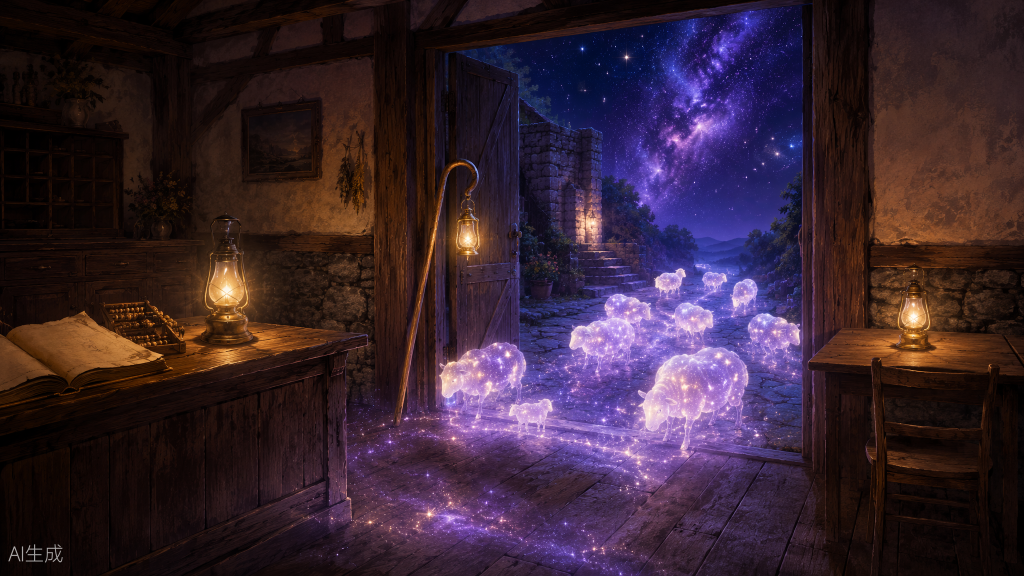
#> input picture games/inn/scenes/event06/ch4.png, 2048 x 1152 px, found by its file name (shown at 1/2 size)
$ python _remove_wm_ch4.py
#> lines starting #> are read from the running program, lines starting #| are printed output that depends on the picture
from PIL import Image, ImageFilter, ImageDraw
import os

src = r"F:\资料\kimi\new game\game\public\scenes\event06\ch4.png"
dst = r"F:\资料\kimi\new game\game\public\scenes\event06\ch4.jpg"

im = Image.open(src).convert("RGB")
#> im is the input picture: PIL image 2048x1152 RGB; mean R, G, B 55.2, 35.8, 49.8
w, h = im.size  # 2048x1152
#> w = 2048; h = 1152

# 水印区域（AI生成，左下角深色木板）: x 0-160, y 1075-1150
wm_x0, wm_y0, wm_x1, wm_y1 = 0, 1075, 160, 1150
bw, bh = wm_x1 - wm_x0, wm_y1 - wm_y0

# 克隆源：水印正上方同尺寸木板区域（保持竖向板缝连续）
src_y0 = wm_y0 - bh - 10
patch = im.crop((wm_x0, src_y0, wm_x1, src_y0 + bh))
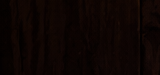
#> patch: PIL image 160x75 RGB; mean R, G, B 13.2, 4.4, 2.4

# 羽化蒙版，边缘无痕融合
mask = Image.new("L", (bw, bh), 0)
#> mask: PIL image 160x75 L; every value is 0
d = ImageDraw.Draw(mask)
d.rectangle((0, 0, bw, bh), fill=255)
mask = mask.filter(ImageFilter.GaussianBlur(8))
#> mask: PIL image 160x75 L; every value is 255

im.paste(patch, (wm_x0, wm_y0), mask)

im.save(dst, "JPEG", quality=90)
print("saved", dst, os.path.getsize(dst), "bytes")

$ run again, with games/inn/scenes/event06/ch2.jpg saved as games/inn/scenes/event06/ch4.png
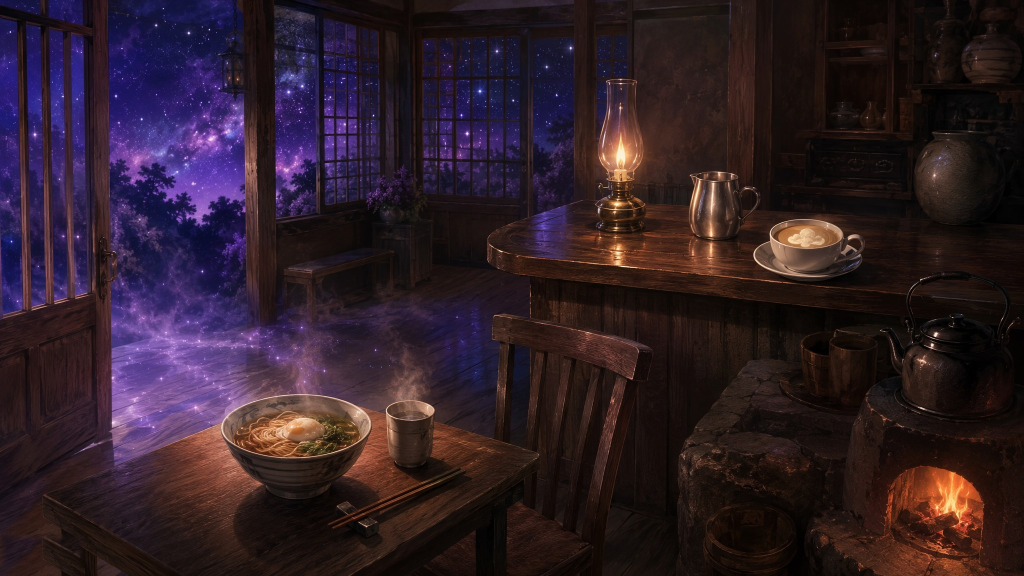
#> input picture games/inn/scenes/event06/ch2.jpg, 2048 x 1152 px, found by its file name (shown at 1/2 size)
#> im is the input picture: PIL image 2048x1152 RGB; mean R, G, B 46.5, 29.8, 39.5
#> `patch = im.crop((wm_x0, src_y0, wm_x1, src_y0 + bh))`:
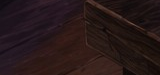
#> patch: PIL image 160x75 RGB; mean R, G, B 38.7, 23.6, 24.1

$ run again, with games/inn/scenes/event06/ch3.jpg saved as games/inn/scenes/event06/ch4.png
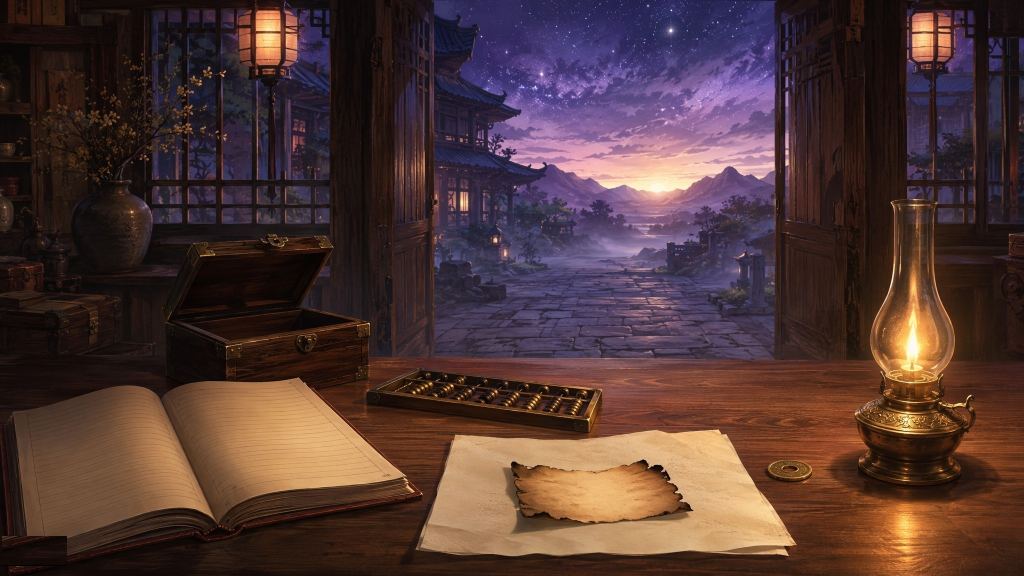
#> input picture games/inn/scenes/event06/ch3.jpg, 2048 x 1152 px, found by its file name (shown at 1/2 size)
#> im is the input picture: PIL image 2048x1152 RGB; mean R, G, B 80.4, 55.6, 53.1
#> `patch = im.crop((wm_x0, src_y0, wm_x1, src_y0 + bh))`:
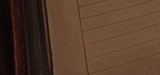
#> patch: PIL image 160x75 RGB; mean R, G, B 84.8, 58.7, 42.4
